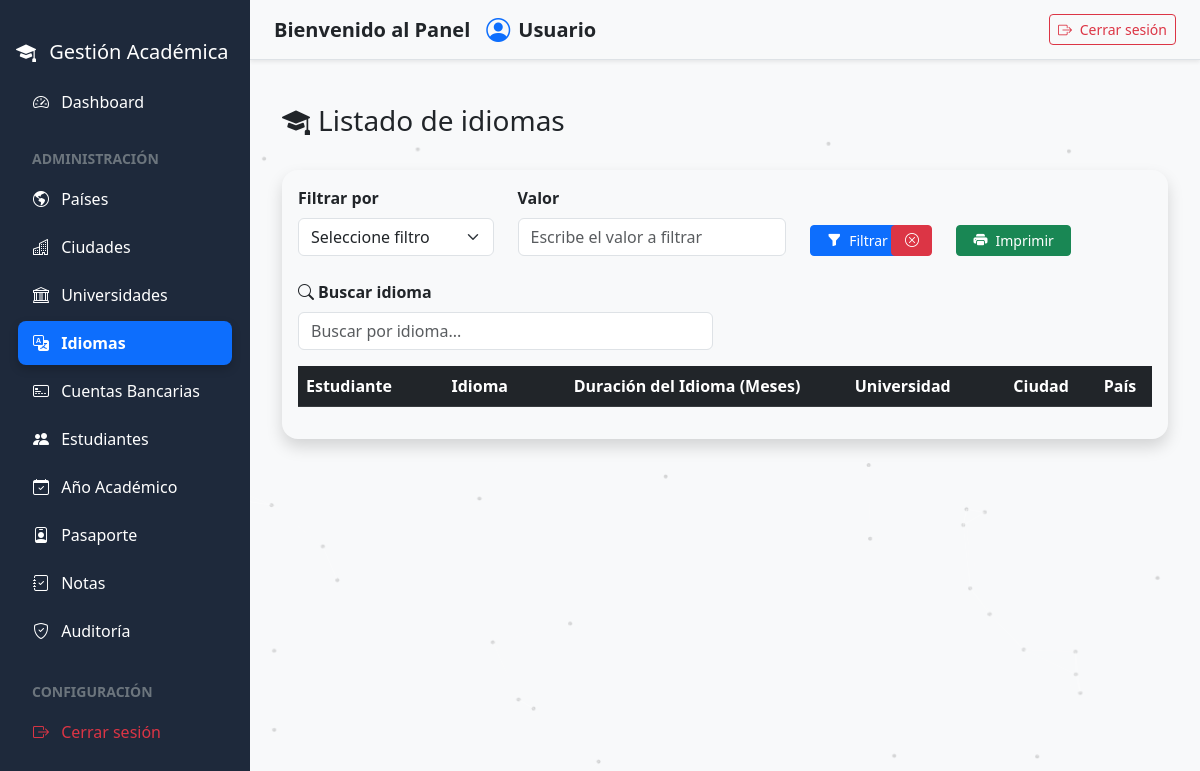
Page /admin/idiomas.php on the earlier database version.
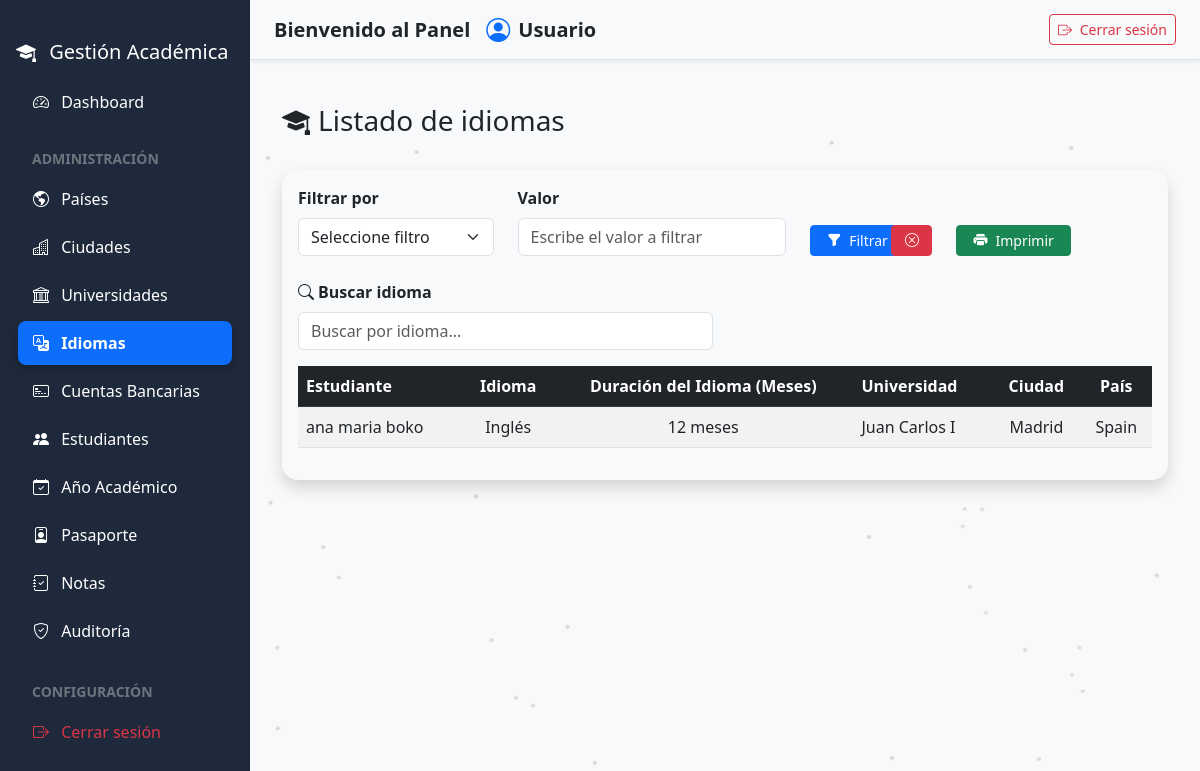
Same page on the later database version.
### tables this page shows
CREATE TABLE `estudiantes` (
  `id` int(11) NOT NULL,
  `nombre_completo` varchar(100) DEFAULT NULL,
  `codigo_acceso` varchar(20) DEFAULT NULL,
  `fecha_nacimiento` date DEFAULT NULL,
  `pais_id` int(11) NOT NULL,
  `ciudad_id` int(11) DEFAULT NULL,
  `universidad_id` int(11) DEFAULT NULL,
  `idioma_id` int(11) DEFAULT NULL,
  `anio_inicio_carrera` year(4) DEFAULT NULL,
  `anio_fin_carrera` year(4) DEFAULT NULL,
  `email` varchar(100) DEFAULT NULL,
  `telefono` varchar(20) DEFAULT NULL,
  `carrera_actual` varchar(150) NOT NULL,
  `ciudad_actual` varchar(100) NOT NULL,
  `foto_perfil` varchar(255) DEFAULT NULL,
  `ruta_foto` varchar(255) DEFAULT NULL,
  `creado_en` timestamp NULL DEFAULT current_timestamp(),
  `idioma` varchar(255) DEFAULT NULL,
  `meses_idioma` int(11) DEFAULT NULL,
  `cuenta_id` int(11) DEFAULT NULL,
  `archivo_beca` text DEFAULT NULL
);

CREATE TABLE `idiomas` (
  `id` int(11) NOT NULL,
  `nombre` varchar(50) NOT NULL,
  `codigo_2` char(2) NOT NULL,
  `codigo_3` char(3) NOT NULL
);

CREATE TABLE `universidades` (
  `id` int(11) NOT NULL,
  `nombre` varchar(100) NOT NULL,
  `ciudad_id` int(11) NOT NULL
);

CREATE TABLE `ciudades` (
  `id` int(11) NOT NULL,
  `nombre` varchar(100) NOT NULL,
  `pais_id` int(11) NOT NULL
);

CREATE TABLE `paises` (
  `id` int(11) NOT NULL,
  `nombre` varchar(50) NOT NULL
);

### admin/idiomas.php (the view, shortened to what this page needs)
<?php
include_once("../componentes/header.php");
include_once("../config/conexion.php");
function verificarYActualizarIdiomas($pdo)
{
    try {
        echo "Tabla 'idiomas' verificada y actualizada si es necesario.<br>";
    } catch (PDOException $e) {
        echo "Error al verificar la tabla o columnas: " . $e->getMessage();
    }
}
verificarYActualizarIdiomas($pdo);
try {
    $stmt = $pdo->prepare("        SELECT
            e.nombre_completo,
            e.meses_idioma,
            i.nombre AS idioma,
            u.nombre AS universidad,
            c.nombre AS ciudad,
            p.nombre AS pais
        FROM estudiantes e
        INNER JOIN idiomas i ON e.idioma_id = i.id
        INNER JOIN universidades u ON e.universidad_id = u.id
        INNER JOIN ciudades c ON e.ciudad_id = c.id
        INNER JOIN paises p ON e.pais_id = p.id
        ORDER BY e.nombre_completo ASC
    ");
    $stmt->execute();
    $estudiantes = $stmt->fetchAll(PDO::FETCH_ASSOC);
} catch (PDOException $e) {
    die("Error al obtener los estudiantes: " . $e->getMessage());
}
include_once("../componentes/sidebar.php");
?>
<main class="content" id="mainContent">
    <div class="container-fluid">
        <div class="d-flex justify-content-between align-items-center mb-4">
            <h3><i class="bi bi-mortarboard-fill me-2"></i>Listado de idiomas</h3>
        </div>
        <div class="card shadow rounded-4">
            <div class="card-body">
                <div class="row mb-3 align-items-end">
                    <div class="col-md-3">
                        <label class="form-label fw-bold">Filtrar por</label>
                        <select id="tipoFiltro" class="form-select" onchange="controlFiltroUI()">
                            <option value="" disabled selected>Seleccione filtro</option>
                        </select>
                    </div>
                    <div class="col-md-4">
                        <label class="form-label fw-bold">Valor</label>
                        <input type="text" id="valorFiltro" class="form-control"
                            placeholder="Escribe el valor a filtrar">
                    </div>
                    <div class="col-md-1 d-grid">
                        <button class="btn btn-primary d-flex btn-sm px-3 me-2" onclick="aplicarFiltro()">
                            <i class="bi bi-funnel-fill me-2"></i> Filtrar
                        </button>
                    </div>
                    <div class="col-md-1 d-grid">
                        <button class="btn btn-danger btn-sm px-2 ms-2" onclick="limpiarFiltros()">
                            <i class="bi bi-x-circle"></i>
                        </button>
                    </div>
                    <div class="col-md-1 d-grid">
                        <button class="btn btn-success d-flex btn-sm px-3" onclick="imprimirFiltrado()">
                            <i class="bi bi-printer-fill me-2"></i> Imprimir
                        </button>
                    </div>
                </div>
                <div class="row mb-3">
                    <div class="col-md-6 mt-2">
                        <label for="busqueda" class="form-label fw-bold">
                            <i class="bi bi-search me-1"></i>Buscar idioma
                        </label>
                        <input type="text" class="form-control" id="busqueda" placeholder="Buscar por idioma...">
                    </div>
                </div>
                <div class="table-responsive">
                   <table class="table table-striped table-hover align-middle text-center" id="tablaRecepcion">
                        <thead class="table-dark">
                            <tr>
                                <th class="text-start">Estudiante</th>
                                <th>Idioma</th>
                                <th>Duración del Idioma (Meses)</th>
                                <th class="text-start">Universidad</th>
                                <th>Ciudad</th>
                                <th>País</th>
                            </tr>
                        </thead>
                        <tbody id="contenidoTabla">
                                <?php foreach ($estudiantes as $est): ?>
                                    <tr>
                                        <td class="text-start"><?= htmlspecialchars($est['nombre_completo']) ?></td>
                                        <td><?= htmlspecialchars($est['idioma']) ?></td>
                                        <td><?= htmlspecialchars($est['meses_idioma']) ?> meses</td>
                                        <td class="text-start"><?= htmlspecialchars($est['universidad']) ?></td>
                                        <td><?= htmlspecialchars($est['ciudad']) ?></td>
                                        <td><?= htmlspecialchars($est['pais']) ?></td>
                                    </tr>
                                <?php endforeach; ?>
                        </tbody>
                    </table>
                </div>
            </div>
        </div>
    </div>
</main>
<?php include_once("../componentes/footer.php"); ?>

Differences in the rows shown:
now on this page (row edited): estudiantes: nombre_completo "ana maria boko", idioma.nombre "Inglés", meses_idioma "12", universidad.nombre "Juan Carlos I", ciudad.nombre "Madrid", pais.nombre "Spain"
